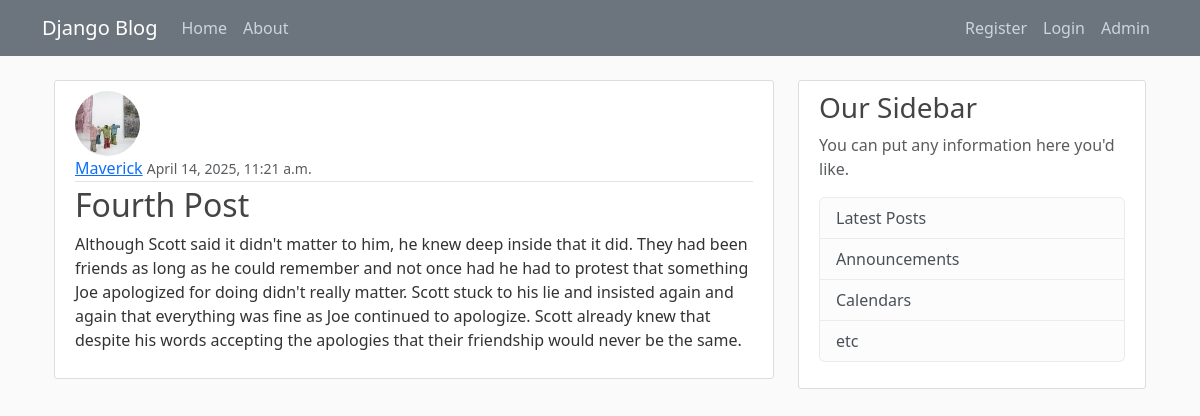
The app's page /post/4/ with its own data.
### MyBlog/models.py (models this page shows, shortened)
class Post(models.Model):
    author = models.ForeignKey(User, on_delete=models.CASCADE)
    title = models.CharField(max_length=100)
    content = models.TextField()
    date_posted = models.DateTimeField(default=timezone.now)

### MyBlog_Users/models.py (models this page shows, shortened)
class Profile(models.Model):
    user = models.OneToOneField(User, on_delete=models.CASCADE)
    image = models.ImageField(upload_to='profile_pics', default='default.jpg')

### MyBlog/views.py (the view)
# urls.py: path('post/<int:pk>/',PostDetailView.as_view(), name='post_detail'),
class PostDetailView(DetailView):
    model = Post

### MyBlog/Templates/MyBlog/post_detail.html (shortened to what this page needs)
{% extends 'Blog/base.html' %}
{% block content %}
            <article class="media content-section">
                <img class="rounded-circle article-img" src="{{ object.author.profile.image.url }}">
              <div class="media-body">
                <div class="article-metadata">
                  <a class="mr-2" href="#">{{ object.author }}</a>
                  <small class="text-muted">{{ object.date_posted }}</small>
                </div>
                <h2 class="article-title">{{ object.title }}</h2>
                <p class="article-content">{{ object.content }}</p>
              </div>
            </article>
{% endblock %}

### MyBlog/static/blog/main.css (style rules this page uses)
body { background: #fafafa; color: #333333; margin-top: 5rem; }
h1, h2, h3, h4, h5, h6 { color: #444444; }
.content-section { background: #ffffff; padding: 10px 20px; border: 1px solid #dddddd; border-radius: 3px; margin-bottom: 20px; }
.article-title { color: #444444; }
.article-content { white-space: pre-line; }
.article-img { height: 65px; width: 65px; margin-right: 16px; }
.article-metadata { padding-bottom: 1px; margin-bottom: 4px; border-bottom: 1px solid #e3e3e3 }

### records on screen
Post: author.profile.image (picture), author "Maverick", date_posted "April 14, 2025, 11:21 a.m.", title "Fourth Post", content "Although Scott said it didn't matter to him, he knew deep inside that it did. They had been friends as long as he could remember and not once had he had to protest that something Joe apologized for doing didn't really matter. Scott stuck to his lie and insisted again and again that everything was fine as Joe continued to apologize. Scott already knew that despite his words accepting the apologies that their friendship would never be the same."
